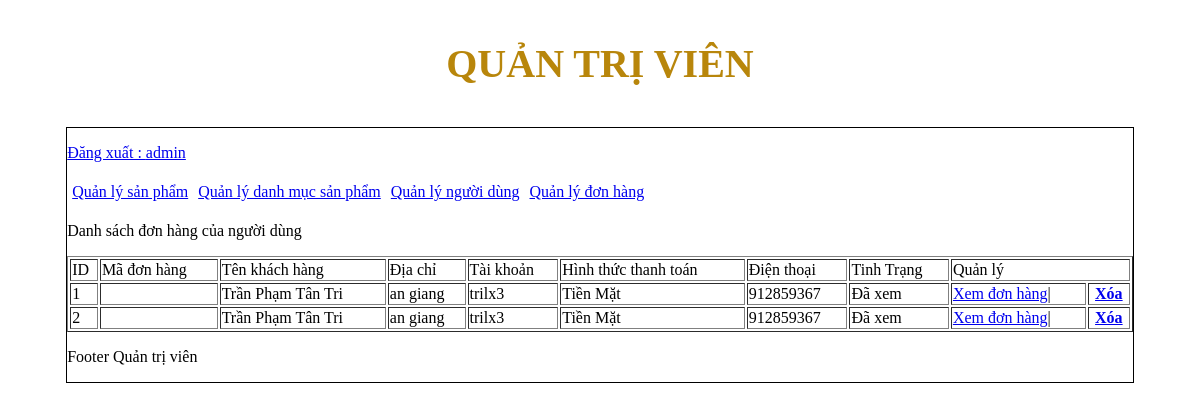
Page /admincp/index.php?action=quanlydonhang&query=them (signed in) on the committed database.
### tables this page shows
CREATE TABLE `tbl_giohang` (
  `id_cart` int(11) NOT NULL,
  `id_khachhang` int(11) NOT NULL,
  `code_cart` varchar(11) NOT NULL,
  `cart_status` int(11) NOT NULL,
  `cart_payment` varchar(100) NOT NULL
);

CREATE TABLE `tbl_dangky` (
  `id_khachhang` int(11) NOT NULL,
  `hovaten` varchar(250) NOT NULL,
  `taikhoan` varchar(100) NOT NULL,
  `matkhau` varchar(100) NOT NULL,
  `sodienthoai` int(11) NOT NULL,
  `email` varchar(100) NOT NULL,
  `diachi` text NOT NULL,
  `chucvu` int(11) NOT NULL
);

### admincp/modules/quanlydonhang/lietke.php (the view)
<?php
    $sql_lietke_dh="SELECT * FROM tbl_giohang ,tbl_dangky  WHERE tbl_giohang.id_khachhang=tbl_dangky.id_khachhang ORDER BY id_cart DESC";
    $result_lietke_dh= mysqli_query($connect,$sql_lietke_dh);
?>
<p>Danh sách đơn hàng của người dùng</p>
 <table style="width: 100%;" border="1" style="border-collapse:collapse;">
     <tr>
         <td>ID</td>
         <td>Mã đơn hàng</td>
         <td>Tên khách hàng</td>
         <td>Địa chỉ</td>
         <td>Tài khoản</td>
         <td>Hình thức thanh toán</td>
         <td>Điện thoại</td>
         <td>Tinh Trạng </td>
         <td colspan="2">Quản lý </td>
     </tr>
     <?php
    $i=0;
    while($row=mysqli_fetch_array($result_lietke_dh)){
        $i++;
     ?>
     <tr>
         <td><?php echo $i ?></td>
         <td><?php echo $row['code_cart'] ?></td>
         <td><?php echo $row['hovaten']?></td>
         <td><?php echo $row['diachi']?></td>
         <td><?php echo $row['taikhoan']?></td>
         <td><?php echo $row['cart_payment']?></td>
         <td><?php echo $row['sodienthoai']?></td>
         <td>
    	<?php if($row['cart_status']==1){
    		echo '<a href="modules/quanlydonhang/xuly.php?code='.$row['code_cart'].'">Đơn hàng mới</a>';
    	}else{
    		echo 'Đã xem';
    	}
    	?>
    </td>
         <td>
            <a href="index.php?action=quanlydonhang&query=xemdonhang&code=<?php echo $row['code_cart']?>">Xem đơn hàng</a>|
            <th><a href="modules/quanlydonhang/xuly.php?iddonhang=<?php echo $row['code_cart']?>">Xóa</a></th>
         </td>
     </tr>
     <?php
    }
    ?>
 </table>

### rows in the picture
tbl_giohang: id_khachhang.hovaten "Trần Phạm Tân Tri", id_khachhang.diachi "an giang", id_khachhang.taikhoan "trilx3", cart_payment "Tiền Mặt", id_khachhang.sodienthoai "912859367", cart_status "Đã xem"
tbl_giohang: id_khachhang.hovaten "Trần Phạm Tân Tri", id_khachhang.diachi "an giang", id_khachhang.taikhoan "trilx3", cart_payment "Tiền Mặt", id_khachhang.sodienthoai "912859367", cart_status "Đã xem"

### other values in the picture
$_SESSION['dangnhap'] "admin"
